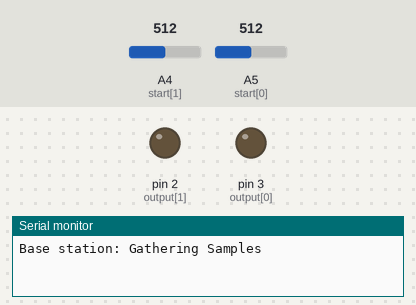
Recording of a sketch running on a simulated Arduino Uno, built with avr-gcc and run on an emulated ATmega328P. Shown: output pins drawn as LEDs (lit = HIGH), the last lines printed to the serial monitor. Inputs (shaded band) come from the test bench; at power-on: A5 (start[0]) = 512, A4 (start[1]) = 512.

Above: at 0.01 s.
At 1.2 s:
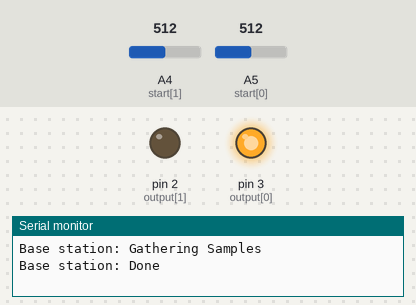
1.3 s: A5 (start[0]) set to 329
3.0 s: A5 (start[0]) set to 293
At 4.5 s:
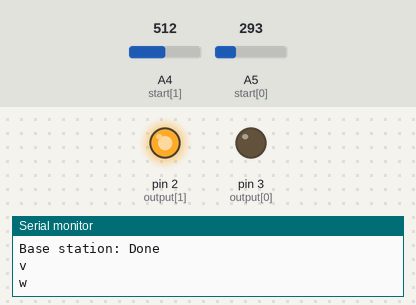
Timing chart, 0 to 6.0 s (numbered marks = the images above; inputs shaded):
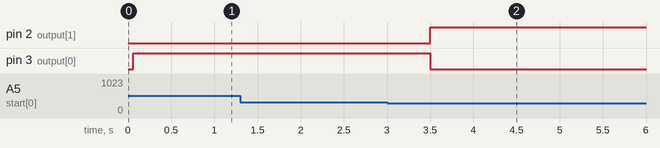

Measured:
- the behaviour switches between 312 and 311 on A5 (start[0]) (found by bisection; images 1 and 2)
- after the input at 1.3 s, every drawn part: stays the same
- after the input at 3.0 s, pin 2 (output[1]): LOW → HIGH after 0.50 s; pin 3 (output[0]): HIGH → LOW after 0.50 s

The sketch:

base_station.ino
```cpp
int V = 0, H = 1;
// Lasers
int output[] = {3, 2};

// Photoresistors to detect begining/end of revolution
int start[] = {A5, A4};
int finish[] = {A5, A4};

// Values recorded when base is turned on
float start_average[] = {0,0};
float finish_average[] = {0,0};

// Threshold for weighted average of inputs
float threshold = 200;
float alpha = 0.8f; // Weight to determine how quickly average changes

int delay_start = 500; //Time to wait before assuming a revolution has occured: TODO Add second set of photoresistors for finish instead of reusing ones for start

void setup() {
  pinMode(output[H], OUTPUT);
  pinMode(output[V], OUTPUT);

  pinMode(start[H], INPUT_PULLUP);
  pinMode(finish[V], INPUT_PULLUP);
  pinMode(start[H], INPUT_PULLUP);
  pinMode(finish[V], INPUT_PULLUP);

  digitalWrite(output[V], LOW);
  digitalWrite(output[H], LOW);
  Serial.begin(9600);

  Serial.println("Base station: Gathering Samples");
  const float n = 100;
  for (int i=0; i<n; i++) {
    start_average[V] += analogRead(start[V])/n;
    start_average[H] += analogRead(start[H])/n;
    finish_average[V] += analogRead(finish[V])/n;
    finish_average[H] += analogRead(finish[H])/n;
  }
  Serial.println("Base station: Done");
}

void loop() {
  digitalWrite(output[V], HIGH);
  wait_start(V); //Wait for laser to reach begining of section

  Serial.println("v");
  delay(delay_start);

  wait_finish(V); // Reach end
  Serial.println("w");
  digitalWrite(output[V], LOW);

  digitalWrite(output[H], HIGH);
  wait_start(H);

  Serial.println("h");
  delay(delay_start);

  wait_finish(H);
  Serial.println("i");
  digitalWrite(output[H], LOW);
}

void wait_start(int axis) {
  float avg = start_average[axis];
  while (start_average[axis]-threshold <= (avg = avg*alpha + (1-alpha)*analogRead(start[axis])))
  { /* Do Nothing */ }
}

void wait_finish(int axis) {
  float avg = finish_average[axis];
  while (finish_average[axis]-threshold <= (avg = avg*alpha + (1-alpha)*analogRead(finish[axis])))
  { /* Do Nothing */ }
}
```
